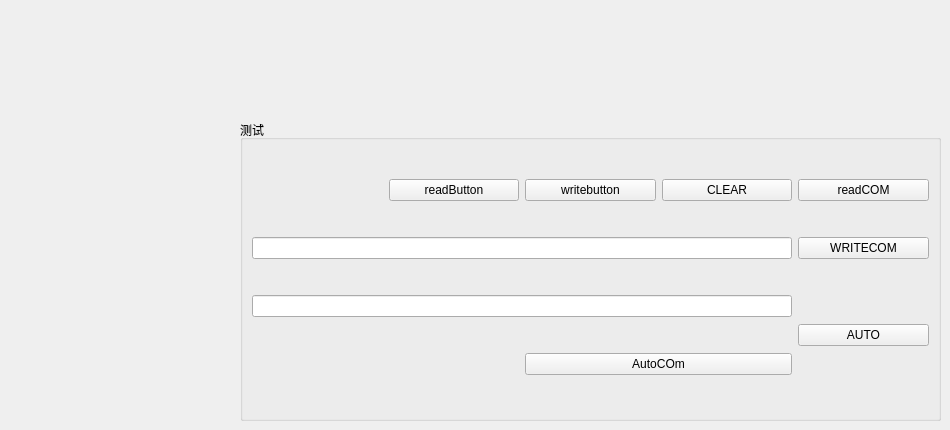
    <widget class="QWidget" name="tab_4">
     <attribute name="title">
      <string>页</string>
     </attribute>
     <widget class="QGroupBox" name="groupBox_30">
      <property name="geometry">
       <rect>
        <x>240</x>
        <y>120</y>
        <width>701</width>
        <height>301</height>
       </rect>
      </property>
      <property name="title">
       <string>测试</string>
      </property>
      <layout class="QGridLayout" name="gridLayout_44">
       <item row="0" column="1">
        <widget class="QPushButton" name="readButton">
         <property name="text">
          <string>readButton</string>
         </property>
        </widget>
       </item>
       <item row="0" column="2">
        <widget class="QPushButton" name="writeButton">
         <property name="text">
          <string>writebutton</string>
         </property>
        </widget>
       </item>
       <item row="0" column="3">
        <widget class="QPushButton" name="clearButton">
         <property name="text">
          <string>CLEAR</string>
         </property>
        </widget>
       </item>
       <item row="0" column="4">
        <widget class="QPushButton" name="MainRfmRead">
         <property name="text">
          <string>readCOM</string>
         </property>
        </widget>
       </item>
       <item row="1" column="0" colspan="4">
        <widget class="QLineEdit" name="readlineEdit"/>
       </item>
       <item row="1" column="4">
        <widget class="QPushButton" name="WRITECOM">
         <property name="text">
          <string>WRITECOM</string>
         </property>
        </widget>
       </item>
       <item row="2" column="0" colspan="4">
        <widget class="QLineEdit" name="writelineEdit"/>
       </item>
       <item row="2" column="4" rowspan="2">
        <widget class="QPushButton" name="auto_2">
         <property name="text">
          <string>AUTO</string>
         </property>
         <property name="checkable">
          <bool>true</bool>
         </property>
        </widget>
       </item>
       <item row="3" column="2" colspan="2">
        <widget class="QPushButton" name="readCom">
         <property name="text">
          <string>AutoCOm</string>
         </property>
        </widget>
       </item>
      </layout>
     </widget>
    </widget>
